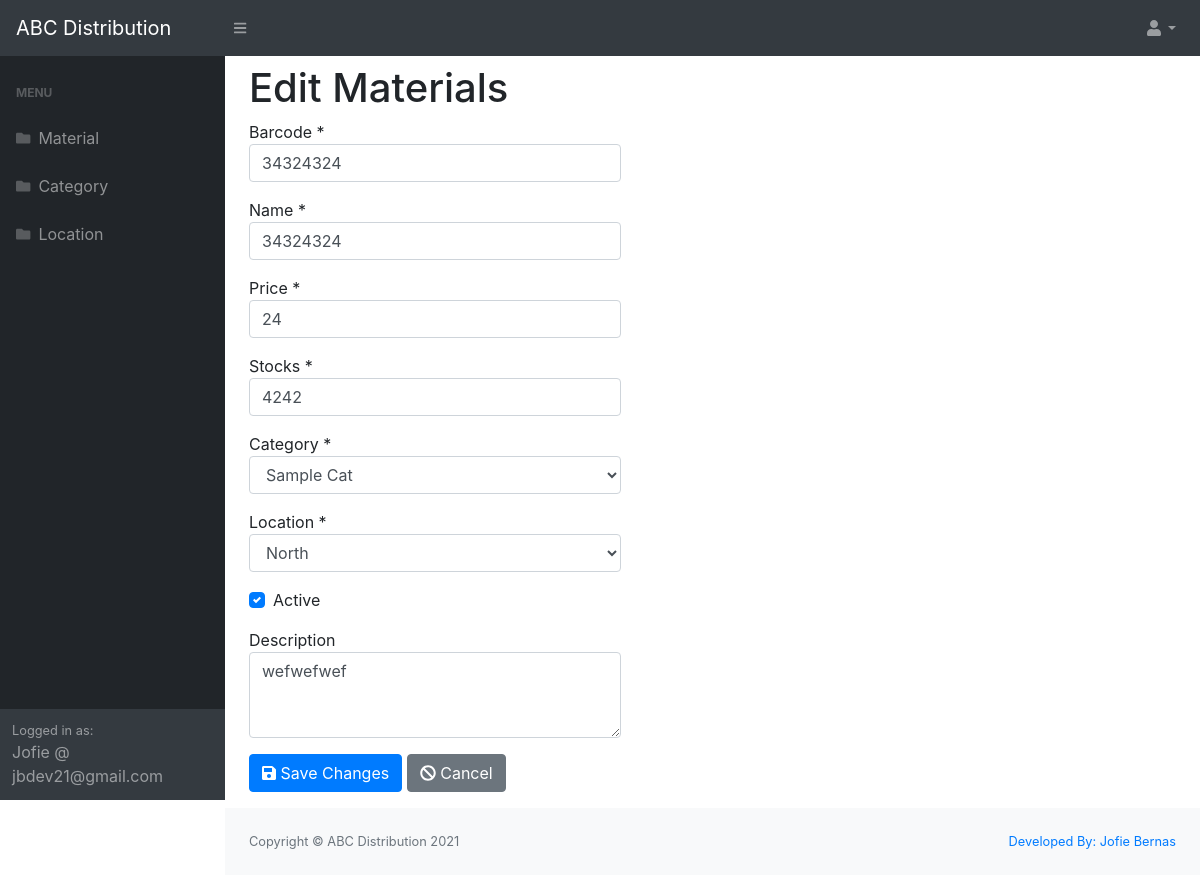
Screenshot of /material/edit.php?id=98 (signed in) with the database file from the repository.
### tables this page shows
CREATE TABLE `materials` (
  `id` bigint(20) UNSIGNED NOT NULL,
  `barcode` varchar(255) NOT NULL,
  `name` varchar(255) NOT NULL,
  `price` double NOT NULL,
  `description` text DEFAULT NULL,
  `is_active` tinyint(1) NOT NULL DEFAULT 1,
  `stocks` int(11) NOT NULL,
  `category_id` bigint(20) UNSIGNED NOT NULL,
  `location_id` bigint(20) UNSIGNED NOT NULL,
  `created_at` timestamp NULL DEFAULT current_timestamp()
);

CREATE TABLE `categories` (
  `id` bigint(20) UNSIGNED NOT NULL,
  `name` varchar(255) NOT NULL,
  `created_at` timestamp NULL DEFAULT current_timestamp()
);

CREATE TABLE `locations` (
  `id` bigint(20) UNSIGNED NOT NULL,
  `name` varchar(255) NOT NULL,
  `created_at` timestamp NOT NULL DEFAULT current_timestamp()
);

### material/edit.php (the view, shortened to what this page needs)
<?php
    require "../includes/database/connection.php";
    $categoriesQuery = $conn->query("SELECT * FROM categories");
    $locationsQuery = $conn->query("SELECT * FROM locations");
    $id = $_GET['id'];
    $query = $conn->prepare("SELECT * FROM materials WHERE  id = ? LIMIT 1");
    $query->execute([$id]);
    if($query->rowCount()){
        $material = $query->fetch();
    }else{
    }
?>
<?php include "../includes/layouts/header.php";?>
<?php include "../includes/layouts/top-menu.php";?>
<?php include "../includes/layouts/side-menu.php";?>
        <main>
            <div class="container-fluid">
                <h1 class="mt-2">Edit Materials</h1>
                <div class="row">
                    <div class="col-sm-5">
                        <form action="/material/update.php" method="POST" >
                            <p>
                                Barcode *
                                <input type="text" name="barcode" required value="<?= $material['barcode'] ?>" class="form-control">
                            </p>
                            <p>
                                Name *
                                <input type="text" name="name" required value="<?= $material['barcode'] ?>" class="form-control">
                            </p>
                            <p>
                                Price *
                                <input type="text" name="price" required value="<?= $material['price'] ?>" class="form-control">
                            </p>
                            <p>
                                Stocks *
                                <input type="number" name="stocks" required value="<?= $material['stocks'] ?>" class="form-control">
                            </p>
                            <p>
                                Category *
                                <select name="category_id" required class="form-control">
                                    <?php foreach($categoriesQuery->fetchAll() as $category): ?>
                                        <option <?= $category['id'] == $material['category_id'] ? "selected" : "" ?> value="<?= $category['id']?>"><?= $category['name']?></option>
                                    <?php endforeach;?>
                                </select>
                            </p>
                            <p>
                                Location *
                                <select name="location_id" required class="form-control">
                                    <?php foreach($locationsQuery->fetchAll() as $location): ?>
                                        <option <?= $location['id'] == $material["location_id"] ? "selected" : "" ?> value="<?= $location['id']?>"><?= $location['name']?></option>
                                    <?php endforeach;?>
                                </select>
                            </p>
                            <p>
                                <div class="form-group">
                                    <div class="custom-control custom-checkbox">
                                        <label class="custom-control-label" for="rememberPasswordCheck">Active</label>
                                    </div>
                                </div>
                            </p>
                            <p>
                                Description
                                <textarea name="description" rows="3" class="form-control"><?= $material['description']?></textarea>
                            </p>
                            <p>
                                <button class="btn btn-primary"><i class="fas fa-save"></i> Save Changes</button>
                                <a class="btn btn-secondary" href="/material/index.php"><i class="fas fa-ban"></i> Cancel</a>
                            </p>
                        </form>
                    </div>
                </div>
            </div>
        </main>
<?php include "../includes/layouts/footer.php";?>

### rows the page displays
materials: barcode "34324324", name "34324324", price "24", stocks "4242", category_id "Sample Cat", location_id "North", description "wefwefwef"

### other values shown
loggedUser()['name'] "Jofie"
loggedUser()['email'] "jbdev21@gmail.com"
